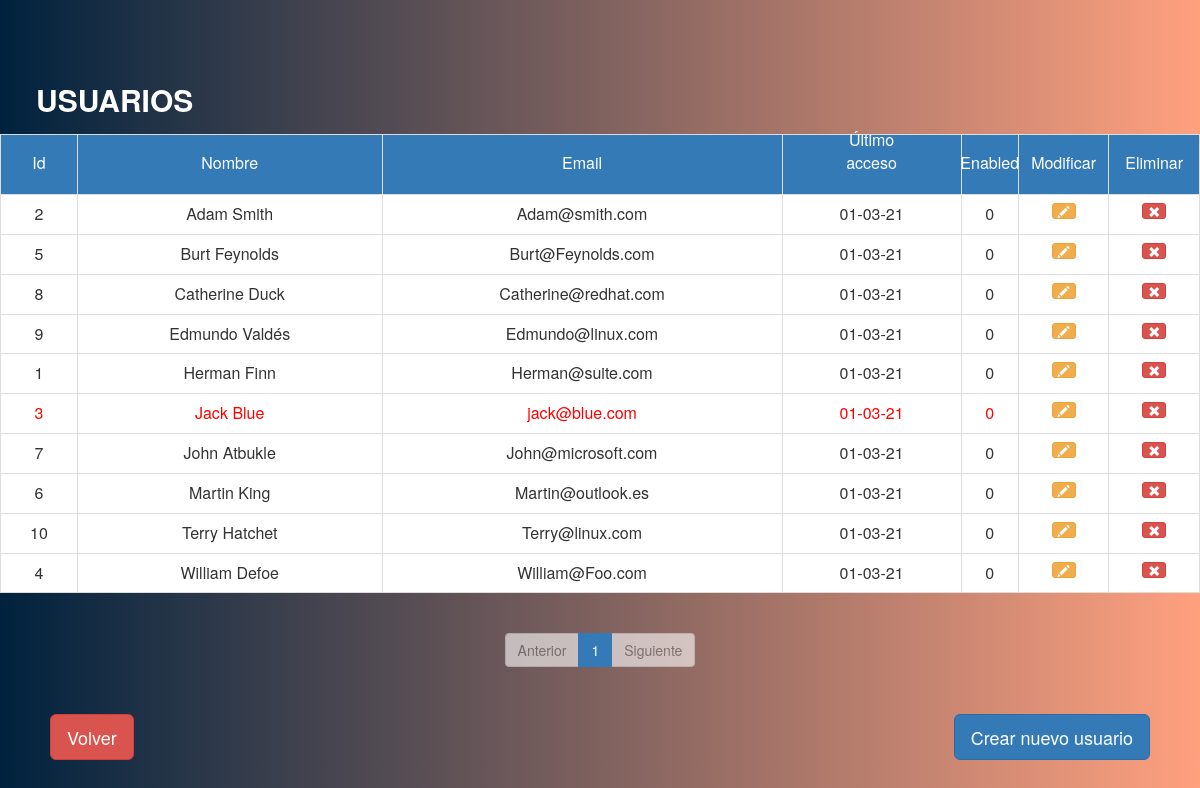
The page /views/usuarios.php?opcionOrden=2&pagina=1 (signed in) on the database its author committed.
### tables this page shows
CREATE TABLE `user` (
  `UserID` int(11) NOT NULL,
  `BirthDate` date DEFAULT NULL,
  `Email` varchar(100) NOT NULL,
  `Address` varchar(100) DEFAULT NULL,
  `PostalCode` varchar(5) DEFAULT NULL,
  `Password` varchar(50) NOT NULL,
  `City` varchar(50) DEFAULT NULL,
  `State` varchar(50) DEFAULT NULL,
  `FullName` varchar(50) NOT NULL,
  `LastAccess` date DEFAULT NULL,
  `Enabled` int(11) NOT NULL
);

### conections/BaseDatos.php (called while the page is built, shortened)
<?php
class conectar{
	private $servidor="localhost";
	private $usuario="root";
	private $password="";
	private $bd="pac3_daw";
	public function conexion(){
		$conexion=mysqli_connect($this->servidor,
								 $this->usuario,
								 $this->password,
								 $this->bd);
		return $conexion;
	}
}
 ?>
 <?php
class usuarios{
	public function superAdmin(){
		$c= new conectar();
        $conexion=$c->conexion();
        $sqlAdmin="SELECT FullName FROM user INNER JOIN setup ON user.UserID = setup.SuperAdmin";
         return mysqli_query($conexion,$sqlAdmin);
		}
	public function obtenerRegistrosTotalesUsuarios(){
		$c=new conectar();
		$conexion=$c->conexion();
		$sqlTotalRegistros="SELECT * FROM user";
		$result=mysqli_query($conexion,$sqlTotalRegistros);
		$numFilas=mysqli_num_rows($result);
		return $numFilas;
		}
	public function ordenarListaUsuariosPorNombre($dato1,$dato2){
		$c=new conectar();
		$conexion=$c->conexion();
		$sqlLIMIT="SELECT UserID,Email,FullName, DATE_FORMAT(LastAccess, '%d-%m-%y'),Enabled FROM user ORDER BY FullName LIMIT $dato1,$dato2";
		return mysqli_query($conexion,$sqlLIMIT);
		}
}
?>

### views/usuarios.php (the view, shortened to what this page needs)
<?php
require_once "../conections/BaseDatos.php";
$obj = new usuarios();
$numFilas=$obj->obtenerRegistrosTotalesUsuarios();
$mostrar=10;
$totPaginas=$numFilas/$mostrar;
$inicioPaginas=($_GET['pagina']-1) * $mostrar;
settype($inicioPaginas,"integer");
settype($mostrar,"integer");
$result=($obj->ordenarListaUsuariosPorID($inicioPaginas,$mostrar));
if(isset($_GET['opcionOrden'])) {
	$opcionOrdenar=$_GET['opcionOrden'];
		switch ($opcionOrdenar){
				case 2:
				$result=($obj->ordenarListaUsuariosPorNombre($inicioPaginas,$mostrar));
				break;
		}
	}
 ?>
<html lang="en">
    <head>
        <link rel="stylesheet" href="../libraries/bootstrap/css/bootstrap.css">
    	<link rel="stylesheet" href="../css/estilos.css">
    </head>
    <body>
        <table class="table table-bordered table-active" style="text-align: center;">
        <caption><label class="titulo-seccion">USUARIOS</label></caption>
            <tr>
            	<td class="bg-primary td-articulos"><a href="usuarios.php?opcionOrden=1&pagina=1">Id</a></td>
            	<td class="bg-primary td-articulos"><a href="usuarios.php?opcionOrden=2&pagina=1">Nombre</a></td>
            	<td style="width: 400px;" class="bg-primary td-articulos"><a href="usuarios.php?opcionOrden=3&pagina=1">Email</a></td>
            	<td class="bg-primary td-articulos"><a href="usuarios.php?opcionOrden=4&pagina=1">Último acceso</a></td>
            	<td class="bg-primary td-articulos"><a href="usuarios.php?opcionOrden=5&pagina=1">Enabled</a></td>
            	<td class='bg-primary header-modi-eli'><a href="">Modificar</a> </td>
                <td class='bg-primary header-modi-eli'><a href="">Eliminar</a> </td>
            </tr>
            <?php
            while ($ver=mysqli_fetch_row($result)):
            ?>
            <tr>
                <?php
                $super=($obj->superAdmin());
                while ($superAdmin=mysqli_fetch_row($super)){
                    if($superAdmin[0]==$ver[2]){
                    echo"
                   <td  class='td-white adminRed'>$ver[0]</td>
            	   <td  class='td-white adminRed'> $ver[2]</td>
            	   <td  class='td-white adminRed'> $ver[1]</td>
            	   <td  class='td-white adminRed'> $ver[3]</td>
            	   <td  class='td-white adminRed'>$ver[4]</td>
            	   <td  class='td-white editar'>
            	        <span class='btn btn-warning btn-xs'>
            	        	<a style='color: white;' class='glyphicon glyphicon-pencil' href=''></a>
            	        </span>
                   </td >
                   <td class='td-white eliminar'>
                   	    <span  class='btn btn-danger btn-xs' >
                   	    	<a style='color: white;' class='glyphicon glyphicon-remove' href=''></a>
                   	    </span>
                   </td>";}
                    else{
                    echo "
                        <td class='td-white'>$ver[0]</td>
                	    <td class='td-white'>$ver[2]</td>
                	    <td class='td-white'>$ver[1]</td>
                	    <td class='td-white'>$ver[3]</td>
                	    <td class='td-white'>$ver[4]</td>
                	    <td class='td-white editar'>
                	        <span class='btn btn-warning btn-xs'>
                	        	<a style='color: white;' class='glyphicon glyphicon-pencil' href='../formUsuarios.php?upd=$ver[0]&accion=Modificar'></a>
                	        </span>
                        </td >
                        <td class='td-white eliminar'>
                        	<span  class='btn btn-danger btn-xs' >
                        		<a style='color: white;' class='glyphicon glyphicon-remove' href='../formUsuarios.php?upd=$ver[0]&accion=Eliminar'></a>
                        	</span>
                        </td>
                    ";}}?>
            </tr>
            <?php endwhile;?>
    	</table>
        <nav aria-label="Page navigation example" style="text-align: center;">
          <ul class="pagination">
            <li class="page-item  <?php echo $_GET['pagina'] <= 1 ? 'disabled' : ''?> ">
        		<a class="page-link" href="<?php echo 'usuarios.php?pagina='. $_GET['pagina']-1?>">Anterior</a>
        	</li>
        	<?php for($i=0;$i<$totPaginas;$i++): ?>
        	<li class="page-item <?php echo $_GET['pagina'] == $i+1 ? 'active' : '' ?>">
        		<a class="page-link" href="usuarios.php?pagina=<?php echo $i+1?>">
        		<?php echo "$i" + 1 ?>
        	    </a>
            </li>
            <?php endfor ?>
            <li class="page-item <?php echo $_GET['pagina'] >= $totPaginas ? 'disabled' : ''?>">
                <a class="page-link" href="<?php echo 'usuarios.php?pagina='. $_GET['pagina']+1?>">Siguiente</a>
            </li>
          </ul>
        </nav>
        <button type="button" class="btn botPosition btn-lg btn-danger" onclick="location.href='../acceso.php'">Volver</button>
        <button class='btn btn-lg btn-primary botCrear'><a href='../formUsuarios.php?upd=1&accion=Crear'>Crear nuevo usuario</a> </button>
    </body>
</html>

### css/estilos.css (style rules this page uses)
body { position: relative; margin-top: 70px; background: #FFA17F; background: -webkit-linear-gradient(to right, #00223E, #FFA17F); background: linear-gradient(to right, #00223E, #FFA17F); }
.titulo-seccion { color: white; margin-left: 3%; font-size: 30px; }
.botPosition { position: absolute; left: 50px; bottom: 40px; }
.botCrear { position: absolute; bottom: 40px; right: 50px; }
.botCrear a { color: white; text-decoration: none; }
.td-white { background-color: white; }
.header-modi-eli { position: relative; height: 60px; margin-top: 20px; }
.header-modi-eli a { color: white; text-decoration: none; cursor:default; position: absolute; bottom: 33%; transform: translateX(-50%) ; }
.td-articulos { position: relative; height: 60px; margin-top: 20px; }
.td-articulos a { color: white; text-decoration: none; cursor: pointer; position: absolute; bottom: 33%; transform: translateX(-50%) ; }
.adminRed { color: red; }
.disabled { pointer-events:none; opacity:0.6; }

### rows shown on the page
user: UserID "2", FullName "Adam Smith", Email "Adam@smith.com", Enabled "0"
user: ver "01-03-21", UserID "3", FullName "Jack Blue", Email "jack@blue.com", Enabled "0"
user: UserID "5", FullName "Burt Feynolds", Email "Burt@Feynolds.com", Enabled "0"
user: UserID "8", FullName "Catherine Duck", Email "Catherine@redhat.com", Enabled "0"
user: UserID "9", FullName "Edmundo Valdés", Email "Edmundo@linux.com", Enabled "0"
user: UserID "1", FullName "Herman Finn", Email "Herman@suite.com", Enabled "0"
user: UserID "7", FullName "John Atbukle", Email "John@microsoft.com", Enabled "0"
user: UserID "6", FullName "Martin King", Email "Martin@outlook.es", Enabled "0"
user: UserID "10", FullName "Terry Hatchet", Email "Terry@linux.com", Enabled "0"
user: UserID "4", FullName "William Defoe", Email "William@Foo.com", Enabled "0"
